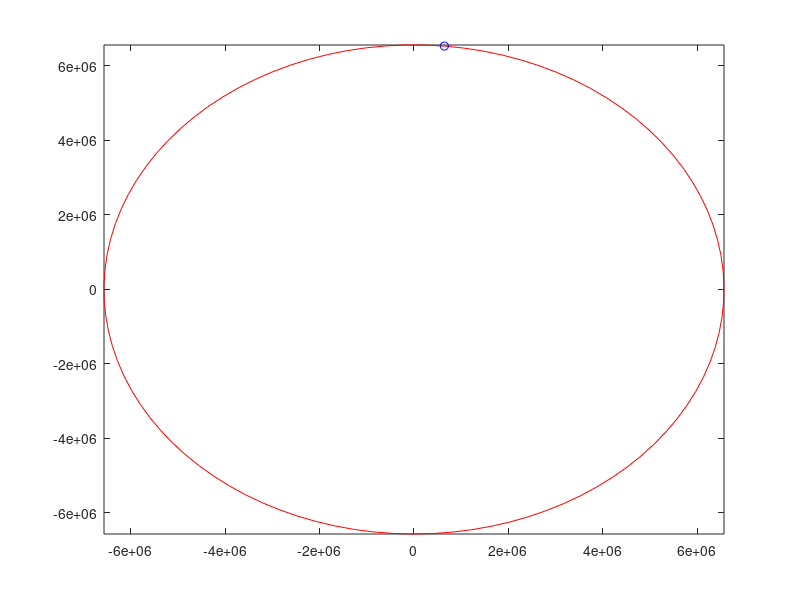

Here is the MATLAB script that generated this plot:
    th = linspace(0,2*pi) ; 
R = (6564.03e3) ;
x = R*cos(th-pi/2+pi/32) ; 
y = -R*sin(th-pi/2+pi/32) ;
comet(x,y) ;
